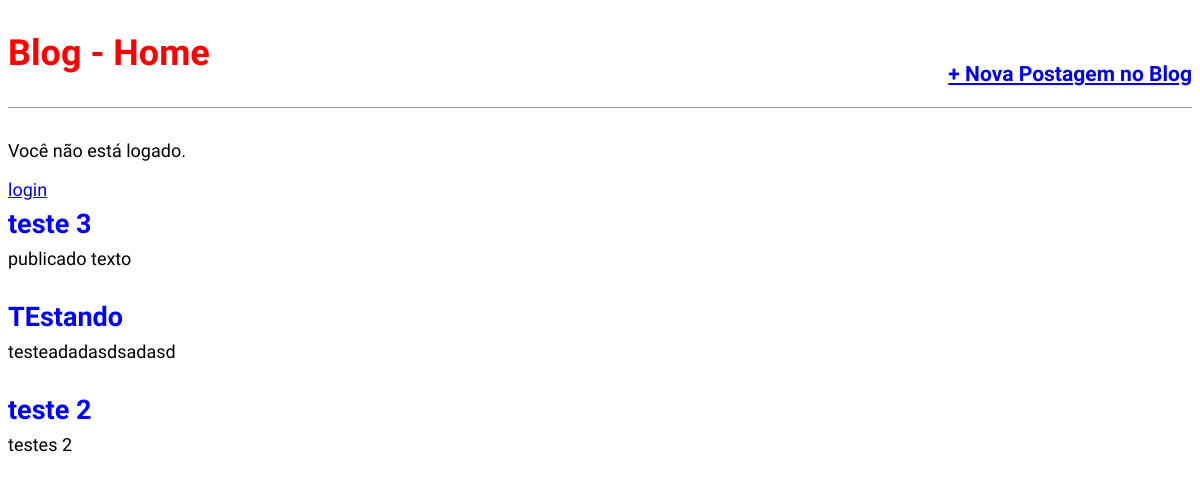
The app's page /, older data.
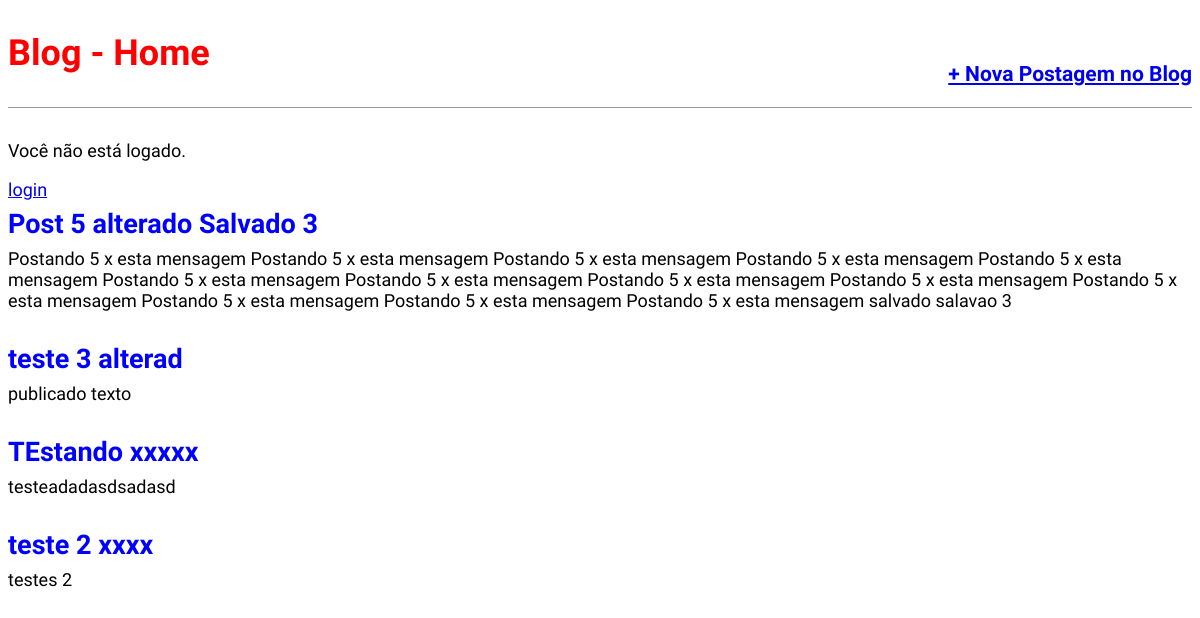
The same page, newer data.
### blog/models.py (models this page shows, shortened)
class Post(models.Model):
    STATUS = (
        ('rascunho','Rascunho'),
        ('publicado','Publicado'),
    )
    titulo = models.CharField(max_length=250)
    slug   = models.SlugField(max_length=250)#https://site.com/noticias/campeonato-brasileiro-2020/01/02/2020
    autor  = models.ForeignKey(User,
                               on_delete=models.CASCADE)
    conteudo  = models.TextField()
    publicado = models.DateTimeField(default=timezone.now)
    criado    = models.DateTimeField(auto_now_add=True)
    alterado  = models.DateTimeField(auto_now=True)
    status    = models.CharField(max_length=10,
                                 choices=STATUS,
                                 default='rascunho')
    objects   = models.Manager()
    published = PublishedManager()
    def get_absolute_url(self):
        return reverse('post_detail',args=[self.slug])
    class Meta:
        ordering = ('-publicado',)

### blog/views.py (the view)
# urls.py: path('', views.BlogListView.as_view(),name='home'),
class BlogListView(ListView):
    model = Post
    template_name = 'blog/home.html'

### blog/templates/blog/home.html (shortened to what this page needs)
{% extends 'base.html' %}
{% block content %}
    {% for post in object_list %}
        <div class="post-entry">
            <h2><a href="{{post.get_absolute_url}}">{{ post.titulo }}</a></h2>
            <p>{{ post.conteudo }} </p>
        </div>
    {% endfor %}
{% endblock content %}

### templates/base.html (shortened to what this page needs)
{% load static %}
<!DOCTYPE html>
<html lang="pt-br">
<head>
    <link rel="stylesheet" href="{% static 'css/style.css' %}">
</head>
<body>
    <header>
        <div class="nav-left">
            <h1><a href="/">Blog - Home</a></h1>
        </div>
        <div class="nav-right">
            <h3><a href="{% url 'post_new' %}">+ Nova Postagem no Blog</a></h3>
        </div>
    </header>
    {% if user.is_authenticated %}
        <p>Olá {{user.username}}</p>
        <p><a href="{% url 'logout' %}">logout</a></p>
    {% else %}
        <p> Você não está logado.</p>
        <a href="{% url 'login' %}">login</a>
    {% endif %}
    <div class="container">
        {% block content %} {% endblock content %}
    </div>
</body>
</html>

### statics/css/style.css (style rules this page uses)
body { font-family: 'Source Sans Pro', sans-serif; font-size: 18px; }
header { border-bottom: 1px solid #999; margin-bottom: 2rem; display: flex; }
header h1 a { color:red; text-decoration: none; }
.nav-left { margin-right: auto; }
.nav-right { display: flex; padding-top: 2rem; }
.post-entry { margin-bottom: 2rem; }
.post-entry h2 { margin: 0.5rem 0; }
.post-entry h2 a, .post-entry h2 a:visited { color: blue; text-decoration: none; }
.post-entry p { margin: 0; font-weight: 400; }

Row changes from the older to the newer data that the page shows:
added Post: titulo "Post 5 alterado Salvado 3", conteudo "Postando 5 x esta mensagem Postando 5 x esta mensagem Postando 5 x esta mensagem Postando 5 x esta mensagem Postando 5 x esta mensagem Postando 5 x esta mensagem Postando 5 x esta mensagem Postando 5 x esta mensagem Postando 5 x esta mensagem Postando 5 x esta mensagem Postando 5 x esta mensagem Postando 5 x esta mensagem Postando 5 x esta mensagem salvado salavao 3"
changed Post "publicado texto": titulo "teste 3" → "teste 3 alterad"
changed Post "testeadadasdsadasd": titulo "TEstando" → "TEstando xxxxx"
changed Post "testes 2": titulo "teste 2" → "teste 2 xxxx"
